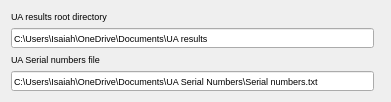
  <widget class="QFrame" name="gridFrame_8">
   <property name="geometry">
    <rect>
     <x>230</x>
     <y>40</y>
     <width>391</width>
     <height>91</height>
    </rect>
   </property>
   <layout class="QGridLayout" name="gridLayout_20">
    <item row="0" column="0" colspan="2">
     <widget class="QLabel" name="label_94">
      <property name="maximumSize">
       <size>
        <width>16777215</width>
        <height>20</height>
       </size>
      </property>
      <property name="font">
       <font>
        <pointsize>7</pointsize>
        <weight>50</weight>
        <bold>false</bold>
       </font>
      </property>
      <property name="text">
       <string>UA results root directory</string>
      </property>
     </widget>
    </item>
    <item row="2" column="0">
     <widget class="QLabel" name="label_97">
      <property name="maximumSize">
       <size>
        <width>16777215</width>
        <height>20</height>
       </size>
      </property>
      <property name="font">
       <font>
        <pointsize>7</pointsize>
        <weight>50</weight>
        <bold>false</bold>
       </font>
      </property>
      <property name="text">
       <string>UA Serial numbers file</string>
      </property>
     </widget>
    </item>
    <item row="1" column="0">
     <widget class="QLineEdit" name="ua_results_directory">
      <property name="minimumSize">
       <size>
        <width>0</width>
        <height>20</height>
       </size>
      </property>
      <property name="font">
       <font>
        <pointsize>7</pointsize>
       </font>
      </property>
      <property name="text">
       <string>C:\Users\Isaiah\OneDrive\Documents\UA results</string>
      </property>
     </widget>
    </item>
    <item row="3" column="0">
     <widget class="QLineEdit" name="ua_serial_numbers_path">
      <property name="minimumSize">
       <size>
        <width>0</width>
        <height>20</height>
       </size>
      </property>
      <property name="font">
       <font>
        <pointsize>7</pointsize>
       </font>
      </property>
      <property name="text">
       <string>C:\Users\Isaiah\OneDrive\Documents\UA Serial Numbers\Serial numbers.txt</string>
      </property>
     </widget>
    </item>
   </layout>
  </widget>
